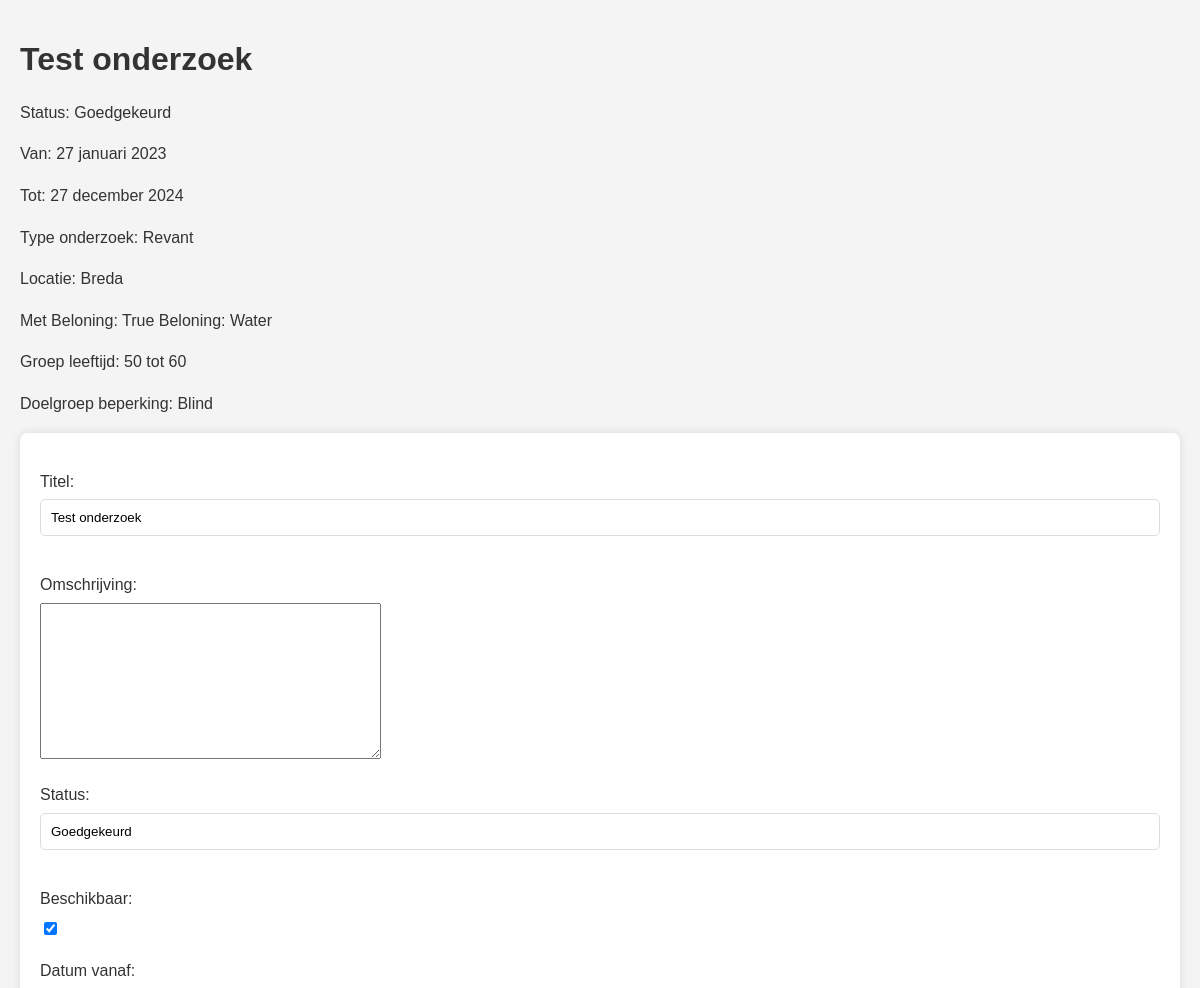
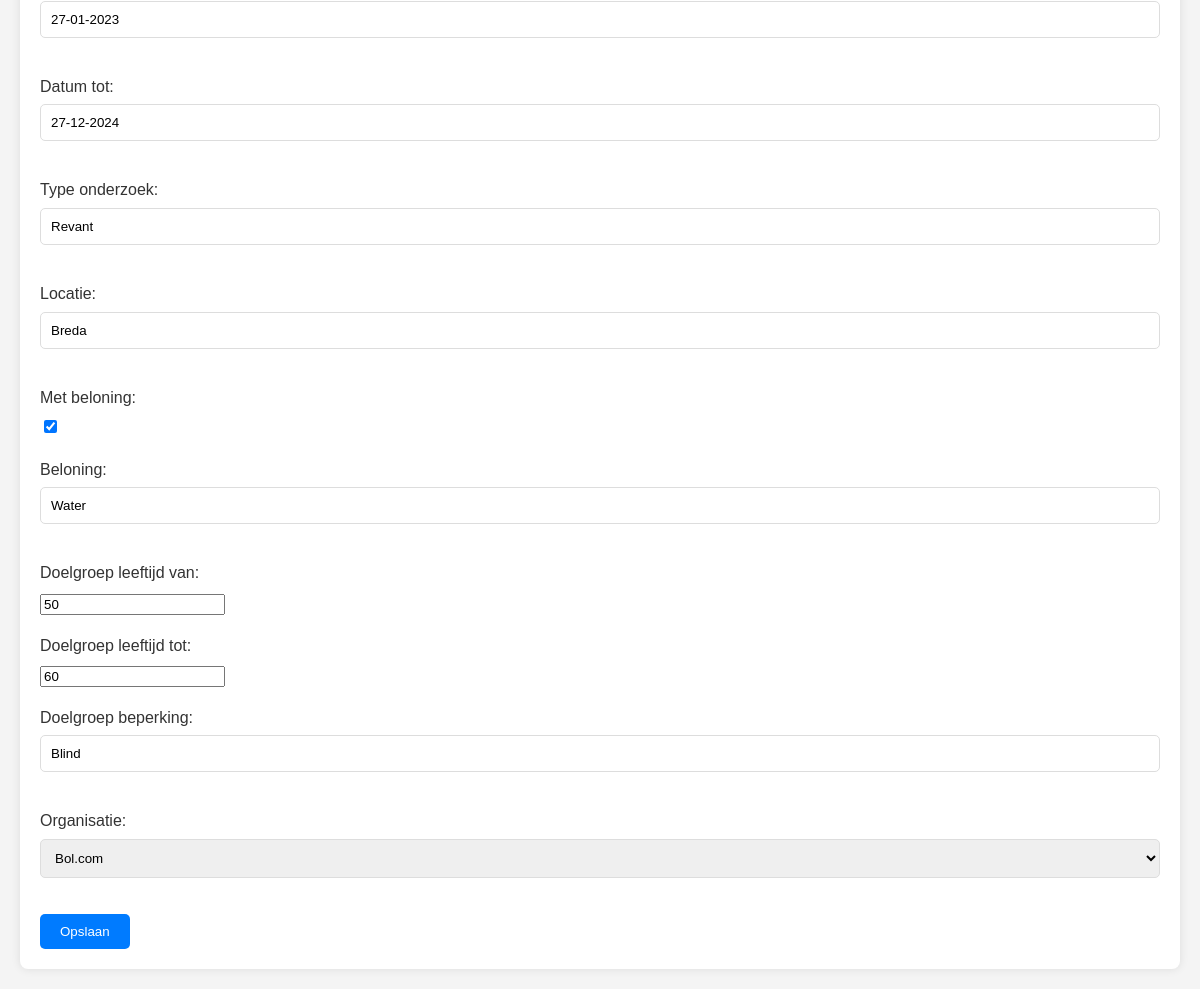
The page /beheerders/onderzoek/gegevens/1/ on the database its author committed (2 pictures, top to bottom).
### core/models.py (models this page shows)
class Onderzoek(models.Model):
    onderzoek_id = models.AutoField(primary_key=True)
    titel = models.CharField(max_length=255)
    omschrijving = models.TextField(blank=True, null=True)
    status = models.CharField(max_length=50, blank=True, null=True)
    beschikbaar = models.BooleanField(default=True)
    datum_vanaf = models.DateField(blank=True, null=True)
    datum_tot = models.DateField(blank=True, null=True)
    type_onderzoek = models.CharField(max_length=50, blank=True, null=True)
    locatie = models.CharField(max_length=255, blank=True, null=True)
    met_beloning = models.BooleanField(default=False)
    beloning = models.CharField(max_length=255, blank=True, null=True)
    doelgroep_leeftijd_van = models.IntegerField(blank=True, null=True)
    doelgroep_leeftijd_tot = models.IntegerField(blank=True, null=True)
    doelgroep_beperking = models.CharField(max_length=255, blank=True, null=True)
    organisatie = models.ForeignKey(Organisaties, on_delete=models.CASCADE)
    class Meta:
        db_table = 'Onderzoek'

class Organisaties(models.Model):
    organisatie_id = models.AutoField(primary_key=True)
    naam = models.CharField(max_length=255)
    type = models.CharField(max_length=255, blank=True, null=True)
    website = models.URLField(blank=True, null=True)
    beschrijving = models.TextField(blank=True, null=True)
    contactpersoon = models.CharField(max_length=255, blank=True, null=True)
    email = models.EmailField(blank=True, null=True)
    telefoonnummer = models.CharField(max_length=20, blank=True, null=True)
    overige_details = models.TextField(blank=True, null=True)
    api_key = models.CharField(max_length=255, blank=True, null=True)
    class Meta:
        db_table = 'organisaties'
    def __str__(self):
        return self.naam

### beheerders/views.py (the view)
# urls.py: path('onderzoek/gegevens/<int:pk>/', views.onderzoek_gegevens, name='onderzoek_gegevens'),
def onderzoek_gegevens(request, pk):
    onderzoek = get_object_or_404(Onderzoek, pk=pk)
    form = OnderzoekForm(instance=onderzoek)
    return render(request, 'onderzoek_gegevens.html', {'onderzoek': onderzoek, 'form': form})

### beheerders/forms.py
class OnderzoekForm(ModelForm):
    class Meta:
        model = Onderzoek
        fields = '__all__'

### beheerders/templates/onderzoek_gegevens.html (shortened to what this page needs)
<!DOCTYPE html>
<html lang="nl">
<head>
</head>
<body>
<div id="onderzoek-{{ onderzoek.pk }}">
    <h1>{{ onderzoek.titel }}</h1>
    <p>Status: {{ onderzoek.status }}</p>
    <p>Van: {{ onderzoek.datum_vanaf }}</p>
    <p>Tot: {{ onderzoek.datum_tot }}</p>
    <p>Type onderzoek: {{ onderzoek.type_onderzoek }}</p>
    <p>Locatie: {{ onderzoek.locatie }}</p>
    <p>Met Beloning: {{ onderzoek.met_beloning }} Beloning: {{ onderzoek.beloning }}</p>
    <p>Groep leeftijd: {{ onderzoek.doelgroep_leeftijd_van }} tot {{ onderzoek.doelgroep_leeftijd_tot }}</p>
    <p>Doelgroep beperking: {{ onderzoek.doelgroep_beperking }}</p>
</div>
<form id="onderzoekForm">
    {{ form.as_p }}
    <button type="button" id="saveBtn">Opslaan</button>
</form>
</body>
</html>

### beheerders/templates/onderzoek_gegevens.html (style rules this page uses)
body { font-family: Arial, sans-serif; margin: 0; padding: 20px; background-color: #f4f4f4; color: #333; }
h1 { color: #333; }
p { line-height: 1.6; }
form { background: #fff; padding: 20px; border-radius: 8px; box-shadow: 0 0 10px rgba(0, 0, 0, 0.1); }
label { display: block; margin: 10px 0 5px; }
input[type="text"], input[type="date"], input[type="email"], select { width: 100%; padding: 10px; margin-bottom: 20px; border-radius: 5px; border: 1px solid #ddd; box-sizing: border-box; }
button#saveBtn { display: inline-block; background-color: #007bff; color: #ffffff; padding: 10px 20px; border: none; border-radius: 5px; cursor: pointer; transition: background-color 0.3s ease; }

### rows shown on the page
Onderzoek: titel "Test onderzoek", status "Goedgekeurd", datum_vanaf "27 januari 2023", datum_tot "27 december 2024", type_onderzoek "Revant", locatie "Breda", met_beloning "True", beloning "Water", doelgroep_leeftijd_van "50", doelgroep_leeftijd_tot "60", doelgroep_beperking "Blind", beschikbaar "☑", datum_vanaf "27-01-2023", datum_tot "27-12-2024", met_beloning "☑"
Organisaties: organisatie "Bol.com"
